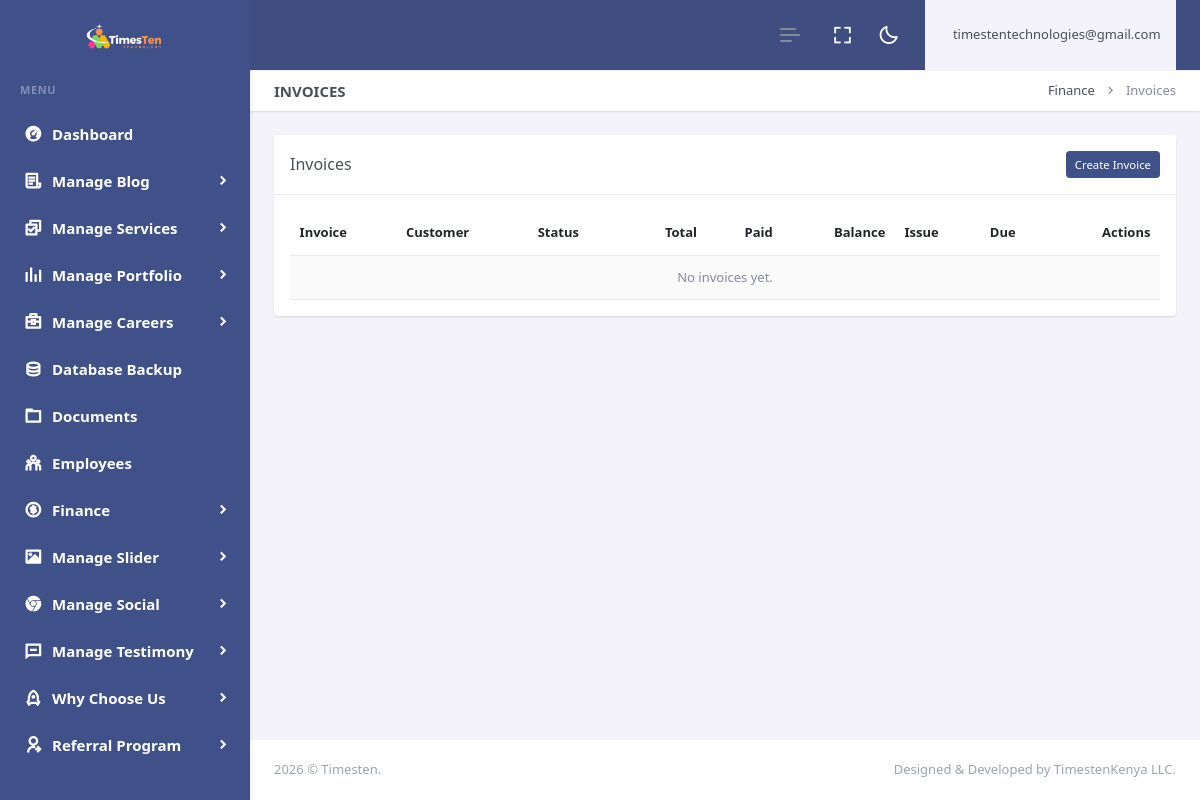
The app's page /dashboard/invoices.php (signed in), older data.
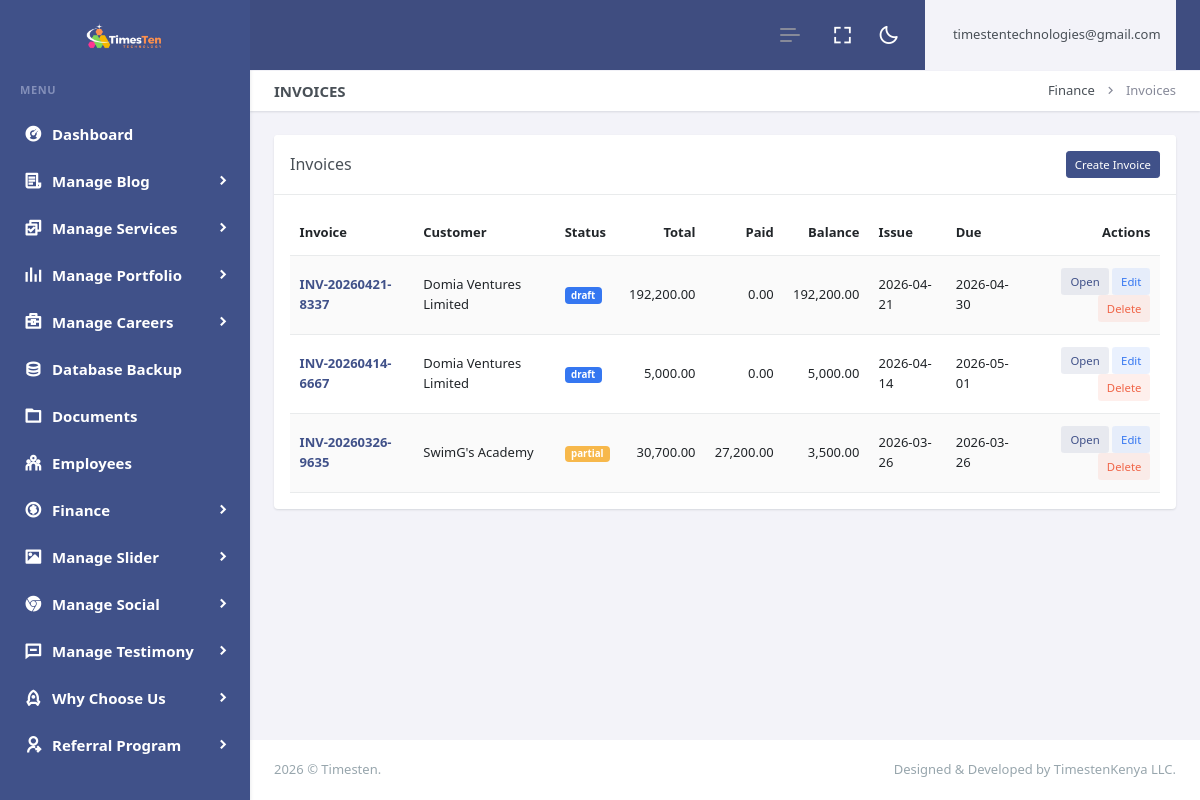
The same page, newer data.
### tables this page shows
CREATE TABLE `logo` (
  `id` int(11) NOT NULL,
  `xfile` varchar(255) DEFAULT NULL,
  `ufile` varchar(255) DEFAULT NULL,
  `sticky_ufile` varchar(255) DEFAULT NULL
);

CREATE TABLE `finance_invoices` (
  `id` int(11) NOT NULL,
  `invoice_no` varchar(50) NOT NULL,
  `customer_id` int(11) NOT NULL,
  `issue_date` date DEFAULT NULL,
  `due_date` date DEFAULT NULL,
  `status` varchar(20) DEFAULT NULL,
  `notes` text DEFAULT NULL,
  `subtotal` decimal(12,2) DEFAULT NULL,
  `tax_rate` decimal(6,2) DEFAULT NULL,
  `tax_exempt` tinyint(1) DEFAULT NULL,
  `discount_type` varchar(10) DEFAULT NULL,
  `discount_value` decimal(12,2) DEFAULT NULL,
  `total` decimal(12,2) DEFAULT NULL,
  `amount_paid` decimal(12,2) DEFAULT NULL,
  `created_at` datetime DEFAULT NULL
);

CREATE TABLE `finance_customers` (
  `id` int(11) NOT NULL,
  `name` varchar(160) NOT NULL,
  `email` varchar(160) DEFAULT NULL,
  `phone` varchar(80) DEFAULT NULL,
  `service` varchar(160) DEFAULT NULL,
  `address` text DEFAULT NULL,
  `created_at` datetime DEFAULT NULL
);

### dashboard/invoices.php (the view, shortened to what the changed rows need)
<?php
include "header.php";
include "sidebar.php";
mysqli_query($con, "CREATE TABLE IF NOT EXISTS finance_customers (
  id INT AUTO_INCREMENT PRIMARY KEY,
  name VARCHAR(160) NOT NULL,
  email VARCHAR(160) NULL,
  phone VARCHAR(80) NULL,
  service VARCHAR(160) NULL,
  address TEXT NULL,
  created_at DATETIME NULL
 )");
mysqli_query($con, "CREATE TABLE IF NOT EXISTS finance_invoices (
  id INT AUTO_INCREMENT PRIMARY KEY,
  invoice_no VARCHAR(50) NOT NULL,
  customer_id INT NOT NULL,
  issue_date DATE NULL,
  due_date DATE NULL,
  status VARCHAR(20) NULL,
  notes TEXT NULL,
  subtotal DECIMAL(12,2) NULL,
  tax_rate DECIMAL(6,2) NULL,
  tax_exempt TINYINT(1) NULL,
  total DECIMAL(12,2) NULL,
  amount_paid DECIMAL(12,2) NULL,
  created_at DATETIME NULL,
  UNIQUE KEY uniq_invoice_no (invoice_no)
 )");
mysqli_query($con, "CREATE TABLE IF NOT EXISTS finance_invoice_items (
  id INT AUTO_INCREMENT PRIMARY KEY,
  invoice_id INT NOT NULL,
  product_id INT NULL,
  description VARCHAR(255) NOT NULL,
  qty DECIMAL(12,2) NOT NULL,
  unit_price DECIMAL(12,2) NOT NULL,
  line_total DECIMAL(12,2) NOT NULL,
  created_at DATETIME NULL
 )");
mysqli_query($con, "CREATE TABLE IF NOT EXISTS finance_payments (
  id INT AUTO_INCREMENT PRIMARY KEY,
  invoice_id INT NOT NULL,
  customer_id INT NOT NULL,
  amount DECIMAL(12,2) NOT NULL,
  method VARCHAR(50) NULL,
  reference VARCHAR(120) NULL,
  paid_at DATE NULL,
  notes TEXT NULL,
  created_at DATETIME NULL
 )");
$inv_rs = mysqli_query(
    $con,
    "SELECT i.*, c.name AS customer_name
     FROM finance_invoices i
     JOIN finance_customers c ON c.id=i.customer_id
     ORDER BY i.id DESC"
);
$inv_rs2 = mysqli_query(
    $con,
    "SELECT i.*, c.name AS customer_name
     FROM finance_invoices i
     JOIN finance_customers c ON c.id=i.customer_id
     ORDER BY i.id DESC"
);
$invoices = [];
if ($inv_rs2) {
    while ($r = mysqli_fetch_assoc($inv_rs2)) { $invoices[] = $r; }
}
?>
<div class="main-content">
  <div class="page-content">
    <div class="container-fluid">
      <div class="card">
        <div class="card-body">
          <div class="table-responsive">
            <table class="table table-striped align-middle mb-0">
              <thead>
                <tr>
                  <th>Invoice</th>
                  <th>Customer</th>
                  <th>Status</th>
                  <th class="text-end">Total</th>
                  <th class="text-end">Paid</th>
                  <th class="text-end">Balance</th>
                  <th>Issue</th>
                  <th>Due</th>
                  <th class="text-end">Actions</th>
                </tr>
              </thead>
              <tbody>
                <?php
                if (count($invoices) < 1) {
                    print "<tr><td colspan='9' class='text-center text-muted'>No invoices yet.</td></tr>";
                }
                foreach ($invoices as $i) {
                    $id = (int)$i['id'];
                    $no = htmlspecialchars((string)$i['invoice_no']);
                    $cn = htmlspecialchars((string)$i['customer_name']);
                    $st = htmlspecialchars((string)$i['status']);
                    $total = (float)($i['total'] ?? 0);
                    $paid = (float)($i['amount_paid'] ?? 0);
                    $bal = $total - $paid;
                    $issue = htmlspecialchars((string)$i['issue_date']);
                    $due = htmlspecialchars((string)$i['due_date']);
                    $notes = htmlspecialchars((string)$i['notes']);
                    $cust_id = (int)$i['customer_id'];
                    $badge = 'secondary';
                    if ($st === 'paid') $badge = 'success';
                    elseif ($st === 'partial') $badge = 'warning';
                    elseif ($st === 'sent') $badge = 'info';
                    elseif ($st === 'void') $badge = 'danger';
                    print "<tr>";
                    print "<td><a href='invoice-view.php?id=$id' class='fw-semibold text-decoration-none'>$no</a></td>";
                    print "<td>$cn</td>";
                    print "<td><span class='badge bg-$badge'>$st</span></td>";
                    print "<td class='text-end'>" . number_format($total, 2) . "</td>";
                    print "<td class='text-end'>" . number_format($paid, 2) . "</td>";
                    print "<td class='text-end'>" . number_format($bal, 2) . "</td>";
                    print "<td>$issue</td><td>$due</td>";
                    print "<td class='text-end'>";
                    print "<a class='btn btn-sm btn-soft-primary' href='invoice-view.php?id=$id'>Open</a> ";
                    print "<button type='button' class='btn btn-sm btn-soft-secondary js-inv-edit' data-id='$id' data-customer='$cust_id' data-issue='$issue' data-due='$due' data-status='$st' data-notes='$notes'>Edit</button> ";
                    print "<button type='button' class='btn btn-sm btn-soft-danger js-inv-del' data-id='$id' data-name='$no'>Delete</button>";
                    print "</td>";
                    print "</tr>";
                }
                ?>
              </tbody>
            </table>
          </div>
        </div>
      </div>
    </div>
  </div>
</div>
<?php include "footer.php"; ?>

### dashboard/sidebar.php (shortened to what the changed rows need)
<?php
include"../z_db.php";
?>
<div class="app-menu navbar-menu">
  <div class="navbar-brand-box">
<?php
    $rr=mysqli_query($con,"SELECT ufile FROM logo");
$r = mysqli_fetch_row($rr);
$ufile = $r[0];
?>
    <a href="index.php" class="logo logo-light">
      <span class="logo-lg">
        <img src="uploads/logo/<?php print $ufile?>" alt="" height="30">
      </span>
    </a>
  </div>
</div>

Row changes from the older to the newer data that the page shows:
changed logo: ufile: a different picture
added finance_invoices: invoice_no "INV-20260421-8337", finance_customers.name "Domia Ventures Limited", status "draft", total "192,200.00", amount_paid "0.00", bal "192,200.00", issue_date "2026-04-21", due_date "2026-04-30"
added finance_invoices: invoice_no "INV-20260414-6667", finance_customers.name "Domia Ventures Limited", status "draft", total "5,000.00", amount_paid "0.00", bal "5,000.00", issue_date "2026-04-14", due_date "2026-05-01"
added finance_invoices: invoice_no "INV-20260326-9635", finance_customers.name "SwimG's Academy", status "partial", total "30,700.00", amount_paid "27,200.00", bal "3,500.00", issue_date "2026-03-26", due_date "2026-03-26"
Text that changed along with them:
text no longer shown: "No invoices yet."
